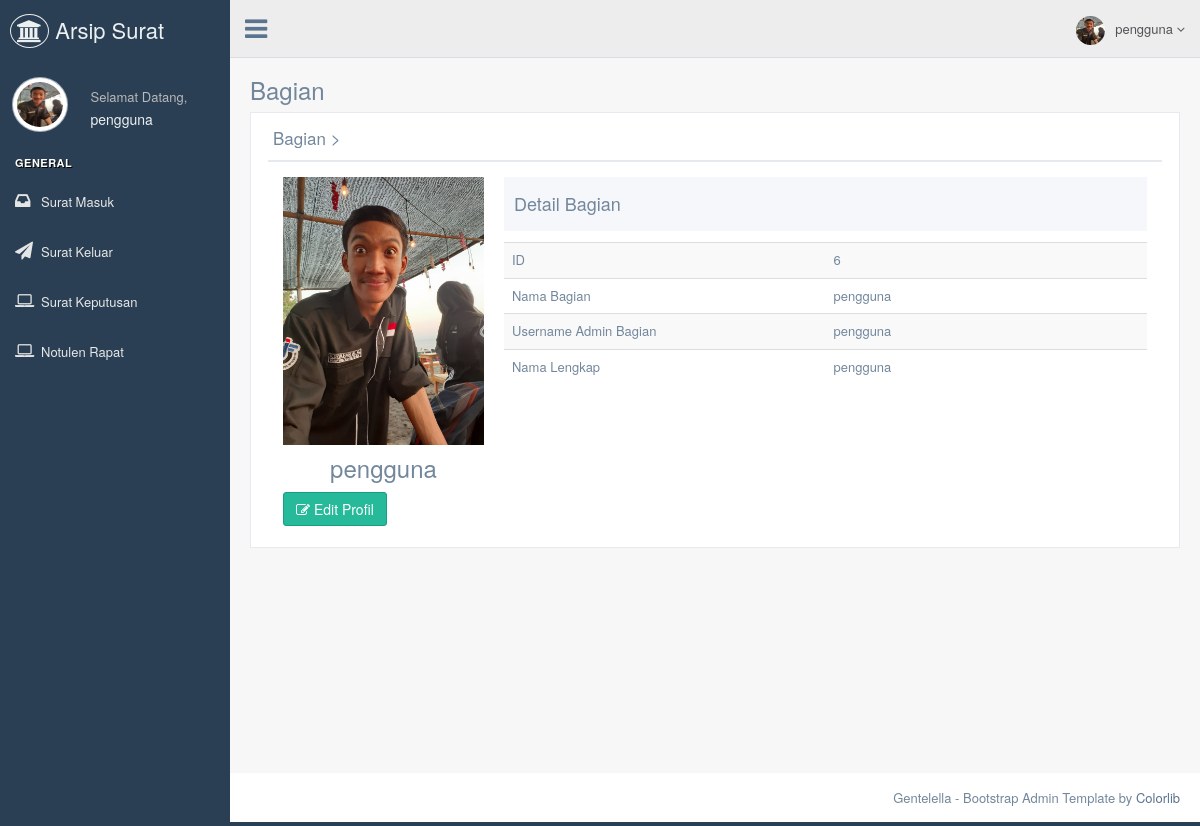
The app's page /pengguna/profile.php (signed in) with its own data.
### tables this page shows
CREATE TABLE `tb_pengguna` (
  `id_pengguna` int(11) NOT NULL,
  `nama_pengguna` varchar(255) NOT NULL,
  `full_name` varchar(255) NOT NULL,
  `username_pengguna` varchar(255) NOT NULL,
  `password_pengguna` varchar(255) NOT NULL,
  `foto_pengguna` varchar(255) NOT NULL
);

### pengguna/profile.php (the view, shortened to what this page needs)
<!DOCTYPE html>
<html lang="en">
  <head>
    <link href="../assets/vendors/bootstrap/dist/css/bootstrap.min.css" rel="stylesheet">
    <link href="../assets/vendors/font-awesome/css/font-awesome.min.css" rel="stylesheet">
    <link href="../assets/vendors/nprogress/nprogress.css" rel="stylesheet">
    <link href="../assets/vendors/iCheck/skins/flat/green.css" rel="stylesheet">
    <link href="../assets/vendors/google-code-prettify/bin/prettify.min.css" rel="stylesheet">
    <link href="../assets/vendors/select2/dist/css/select2.min.css" rel="stylesheet">
    <link href="../assets/vendors/switchery/dist/switchery.min.css" rel="stylesheet">
    <link href="../assets/vendors/bootstrap-daterangepicker/daterangepicker.css" rel="stylesheet">
    <link href="../assets/vendors/bootstrap-datetimepicker/build/css/bootstrap-datetimepicker.css" rel="stylesheet">
    <link href="../assets/vendors/starrr/dist/starrr.css" rel="stylesheet">
    <link href="../assets/vendors/bootstrap-daterangepicker/daterangepicker.css" rel="stylesheet">
    <link href="../assets/build/css/custom.min.css" rel="stylesheet">
  </head>
  <body class="nav-md">
    <div class="container body">
      <div class="main_container">
        <?php
        include("sidebarmenu.php");
        ?>
        <?php
        include("header.php");
        ?>
        <div class="right_col" role="main">
          <div class="">
            <div class="page-title">
              <div class="title_left">
                <h3>Bagian</h3>
              </div>
            </div>
            <div class="clearfix"></div>
            <div class="row">
              <div class="col-md-12 col-sm-12 col-xs-12">
                <div class="x_panel">
                  <div class="x_title">
                    <h2>Bagian ><small>Profil Bagian</small></h2>
                    <div class="clearfix"></div>
                  </div>
                          <?php include '../koneksi/koneksi.php';
                          $id		  	= $_SESSION['id'];
                          $sql  		= "SELECT * FROM tb_pengguna where id_pengguna='".$id."'";
                          $query  	= mysqli_query($db, $sql);
                          $data 		= mysqli_fetch_array($query);?>
                  <div class="x_content">
                    <div class="col-md-3 col-sm-3 col-xs-12 profile_left">
                      <div class="profile_img">
                        <div id="crop-avatar">
                          <img class="img-responsive avatar-view" src="../admin/images/pengguna/<?php echo $data['foto_pengguna'];?>" alt="Avatar" title="Change the avatar">
                        </div>
                      </div>
                      <h3 align="center"><?php echo $data['nama_pengguna']?></h3>
                       <a href="editProfil.php"><button type="button" class="btn btn-success"><i class="fa fa-edit m-right-xs"></i> Edit Profil</button></a>
                      <br />
                    </div>
                    <div class="col-md-9 col-sm-9 col-xs-12">
                      <div class="profile_title">
                        <div class="col-md-6">
                          <h2>Detail Bagian </h2>
                        </div>
                      </div>
                      <div class="x_content">
                    </div>
                    <table class="table table-striped">
                      <tbody>
                        <tr>
                          <td width="50%">ID</td>
                          <td><?php echo $data['id_pengguna']?></td>
                        </tr>
                        <tr>
                          <td>Nama Bagian</td>
                          <td><?php echo $data['nama_pengguna']?></td>
                        </tr>
                        <tr>
                          <td>Username Admin Bagian</td>
                          <td><?php echo $data['username_pengguna']?></td>
                        </tr>
                        <tr>
                          <td>Nama Lengkap</td>
                          <td><?php echo $data['full_name']?></td>
                        </tr>
                      </tbody>
                    </table>
                  </div>
                    </div>
                  </div>
                </div>
              </div>
            </div>
          </div>
        </div>
        <footer>
          <div class="pull-right">
            Gentelella - Bootstrap Admin Template by <a href="https://colorlib.com">Colorlib</a>
          </div>
          <div class="clearfix"></div>
        </footer>
      </div>
  </body>
</html>

### pengguna/sidebarmenu.php (shortened to what this page needs)
<?php
	 include '../koneksi/koneksi.php';
      $sql  		= "SELECT * FROM tb_pengguna where id_pengguna='".$_SESSION['id']."'";
			$query  	= mysqli_query($db, $sql);
			$data 		= mysqli_fetch_array($query);
?>
        <div class="col-md-3 left_col">
          <div class="left_col scroll-view">
            <div class="navbar nav_title" style="border: 0;">
              <a href="index.php" class="site_title"><i class="fa fa-institution"></i> <span> Arsip Surat</span></a>
            </div>
            <div class="profile clearfix">
              <div class="profile_pic">
                <img src="../admin/images/pengguna/<?php echo $data['foto_pengguna']; ?>"  height="55" width="55" alt="" class="img-circle profile_img">
              </div>
              <div class="profile_info">
                <span>Selamat Datang,</span>
                <h2><?php echo $_SESSION['nama'];?></h2>
              </div>
            </div>
            <br />
            <div id="sidebar-menu" class="main_menu_side hidden-print main_menu">
              <div class="menu_section">
                <h3>General</h3>
                <ul class="nav side-menu">
                  <li><a href="datasuratmasuk.php"><i class="fa  fa-inbox"></i>Surat Masuk</a></li>
                  <li><a href="datasuratkeluar.php"><i class="fa fa-send"></i>Surat Keluar</a></li>
                  <li><a href="datasuratSK.php"><i class="fa fa-laptop"></i>Surat Keputusan</a></li>
                  <li><a href="notulen.php"><i class="fa fa-laptop"></i>Notulen Rapat</a></li>
                </ul>
              </div>
            </div>
          </div>
        </div>

### pengguna/header.php (shortened to what this page needs)
<?php
include '../koneksi/koneksi.php';
$sql  		= "SELECT * FROM tb_pengguna where id_pengguna='".$_SESSION['id']."'";
$query  	= mysqli_query($db, $sql);
$data 		= mysqli_fetch_array($query);
?>
        <div class="top_nav">
          <div class="nav_menu">
            <nav>
              <div class="nav toggle">
                <a id="menu_toggle"><i class="fa fa-bars"></i></a>
              </div>
              <ul class="nav navbar-nav navbar-right">
                <li class="">
                  <a href="javascript:;" class="user-profile dropdown-toggle" data-toggle="dropdown" aria-expanded="false">
                    <img src="../admin/images/pengguna/<?php echo $data['foto_pengguna']; ?>" alt=""><?php echo $_SESSION['nama'];?>
                    <span class=" fa fa-angle-down"></span>
                  </a>
                </li>
              </ul>
            </nav>
          </div>
        </div>

### records on screen
tb_pengguna: foto_pengguna (picture), nama_pengguna "pengguna", id_pengguna "6", username_pengguna "pengguna", full_name "pengguna"

### other values on screen
$_SESSION['nama'] "pengguna"
